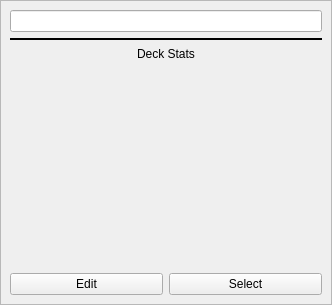
<?xml version="1.0" encoding="UTF-8"?>
<ui version="4.0">
 <class>MainQwidget</class>
 <widget class="QWidget" name="MainQwidget">
  <property name="enabled">
   <bool>true</bool>
  </property>
  <property name="geometry">
   <rect>
    <x>0</x>
    <y>0</y>
    <width>332</width>
    <height>305</height>
   </rect>
  </property>
  <property name="sizePolicy">
   <sizepolicy hsizetype="Minimum" vsizetype="Minimum">
    <horstretch>0</horstretch>
    <verstretch>0</verstretch>
   </sizepolicy>
  </property>
  <property name="windowTitle">
   <string>Form</string>
  </property>
  <layout class="QVBoxLayout" name="verticalLayout_2">
   <property name="spacing">
    <number>0</number>
   </property>
   <property name="sizeConstraint">
    <enum>QLayout::SetMaximumSize</enum>
   </property>
   <property name="leftMargin">
    <number>0</number>
   </property>
   <property name="topMargin">
    <number>0</number>
   </property>
   <property name="rightMargin">
    <number>0</number>
   </property>
   <property name="bottomMargin">
    <number>0</number>
   </property>
   <item>
    <widget class="QFrame" name="frame">
     <property name="frameShape">
      <enum>QFrame::StyledPanel</enum>
     </property>
     <property name="frameShadow">
      <enum>QFrame::Raised</enum>
     </property>
     <layout class="QGridLayout" name="gridLayout">
      <item row="2" column="0">
       <layout class="QVBoxLayout" name="verticalLayout">
        <item>
         <layout class="QHBoxLayout" name="horizontalLayout">
          <property name="sizeConstraint">
           <enum>QLayout::SetMinimumSize</enum>
          </property>
          <item>
           <widget class="QLineEdit" name="deck">
            <property name="sizePolicy">
             <sizepolicy hsizetype="Minimum" vsizetype="Minimum">
              <horstretch>0</horstretch>
              <verstretch>0</verstretch>
             </sizepolicy>
            </property>
            <property name="mouseTracking">
             <bool>false</bool>
            </property>
            <property name="tabletTracking">
             <bool>true</bool>
            </property>
            <property name="alignment">
             <set>Qt::AlignCenter</set>
            </property>
            <property name="readOnly">
             <bool>true</bool>
            </property>
            <property name="placeholderText">
             <string extracomment="nmjuhybgvfcdxser"/>
            </property>
            <property name="cursorMoveStyle">
             <enum>Qt::VisualMoveStyle</enum>
            </property>
           </widget>
          </item>
         </layout>
        </item>
        <item>
         <widget class="Line" name="line">
          <property name="sizePolicy">
           <sizepolicy hsizetype="Minimum" vsizetype="Maximum">
            <horstretch>0</horstretch>
            <verstretch>0</verstretch>
           </sizepolicy>
          </property>
          <property name="frameShadow">
           <enum>QFrame::Plain</enum>
          </property>
          <property name="lineWidth">
           <number>2</number>
          </property>
          <property name="orientation">
           <enum>Qt::Horizontal</enum>
          </property>
         </widget>
        </item>
        <item>
         <widget class="QLabel" name="LabelStats">
          <property name="layoutDirection">
           <enum>Qt::LeftToRight</enum>
          </property>
          <property name="text">
           <string>Deck Stats</string>
          </property>
          <property name="alignment">
           <set>Qt::AlignCenter</set>
          </property>
         </widget>
        </item>
        <item>
         <spacer name="verticalSpacer">
          <property name="orientation">
           <enum>Qt::Vertical</enum>
          </property>
          <property name="sizeHint" stdset="0">
           <size>
            <width>20</width>
            <height>20</height>
           </size>
          </property>
         </spacer>
        </item>
        <item>
         <layout class="QHBoxLayout" name="horizontalLayout_2">
          <item>
           <widget class="QPushButton" name="ButtoneditGridObject">
            <property name="text">
             <string>Edit</string>
            </property>
           </widget>
          </item>
          <item>
           <widget class="QPushButton" name="ButtonDeckSelect">
            <property name="text">
             <string>Select</string>
            </property>
            <property name="checkable">
             <bool>true</bool>
            </property>
           </widget>
          </item>
         </layout>
        </item>
       </layout>
      </item>
     </layout>
    </widget>
   </item>
  </layout>
 </widget>
 <resources/>
 <connections/>
</ui>
